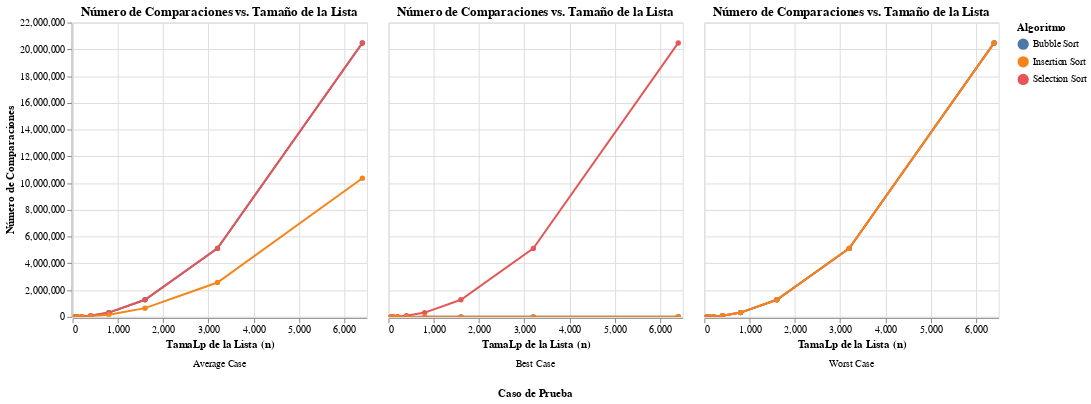

Notebook code for this chart:
### Markdown cell above
## 3. Gráfica: Comparaciones vs. Tamaño (n)

Comparamos cuántas comparaciones (`if a < b`) realizó cada algoritmo. Este es un indicador clave de la complejidad teórica.

### Code cell
# Solo ejecutar si el DataFrame no está vacío
if not df.empty:
    chart_comparisons = alt.Chart(df).mark_line(point=True).encode(
        x=alt.X('Size (n)', title='TamaLp de la Lista (n)'),
        y=alt.Y('Comparisons', title='Número de Comparaciones'),
        color=alt.Color('Algorithm', title='Algoritmo'),
        tooltip=['Algorithm', 'Case', 'Size (n)', 'Time (ms)', 'Comparisons', 'Movements']
    ).properties(
        title='Número de Comparaciones vs. Tamaño de la Lista'
    ).facet(
        column=alt.Column('Case', title='Caso de Prueba', header=alt.Header(titleOrient="bottom", labelOrient="bottom"))
    ).interactive()

    display(chart_comparisons)
else:
    print("No se pueden generar gráficos porque no se cargaron datos.")

### Figure 1 — Vega-Lite specification as saved in the notebook (floating-point values rounded to 4 significant figures)
{"config": {"view": {"continuousWidth": 300, "continuousHeight": 300}}, "data": {"name": "data-240fde45c889bafb4472f95763ef335a"}, "facet": {"column": {"field": "Case", "header": {"labelOrient": "bottom", "titleOrient": "bottom"}, "title": "Caso de Prueba", "type": "nominal"}}, "spec": {"mark": {"type": "line", "point": true}, "encoding": {"color": {"field": "Algorithm", "title": "Algoritmo", "type": "nominal"}, "tooltip": [{"field": "Algorithm", "type": "nominal"}, {"field": "Case", "type": "nominal"}, {"field": "Size (n)", "type": "quantitative"}, {"field": "Time (ms)", "type": "quantitative"}, {"field": "Comparisons", "type": "quantitative"}, {"field": "Movements", "type": "quantitative"}], "x": {"field": "Size (n)", "title": "TamaLp de la Lista (n)", "type": "quantitative"}, "y": {"field": "Comparisons", "title": "Número de Comparaciones", "type": "quantitative"}}, "name": "view_5", "title": "Número de Comparaciones vs. Tamaño de la Lista"}, "params": [{"name": "param_5", "select": {"type": "interval", "encodings": ["x", "y"]}, "bind": "scales", "views": ["view_5"]}], "$schema": "https://vega.github.io/schema/vega-lite/v5.8.0.json", "datasets": {"data-240fde45c889bafb4472f95763ef335a": [{"Algorithm": "Bubble Sort", "Case": "Average Case", "Size (n)": 50, "Comparisons": 1089, "Movements": 623, "Time (ms)": 0.0}, {"Algorithm": "Selection Sort", "Case": "Average Case", "Size (n)": 50, "Comparisons": 1225, "Movements": 47, "Time (ms)": 0.0}, {"Algorithm": "Insertion Sort", "Case": "Average Case", "Size (n)": 50, "Comparisons": 669, "Movements": 623, "Time (ms)": 0.0}, {"Algorithm": "Bubble Sort", "Case": "Average Case", "Size (n)": 100, "Comparisons": 4914, "Movements": 2587, "Time (ms)": 12.43}, {"Algorithm": "Selection Sort", "Case": "Average Case", "Size (n)": 100, "Comparisons": 4950, "Movements": 95, "Time (ms)": 1.008}, {"Algorithm": "Insertion Sort", "Case": "Average Case", "Size (n)": 100, "Comparisons": 2682, "Movements": 2587, "Time (ms)": 1.781}, {"Algorithm": "Bubble Sort", "Case": "Average Case", "Size (n)": 200, "Comparisons": 19795, "Movements": 9999, "Time (ms)": 6.993}, {"Algorithm": "Selection Sort", "Case": "Average Case", "Size (n)": 200, "Comparisons": 19900, "Movements": 193, "Time (ms)": 6.011}, {"Algorithm": "Insertion Sort", "Case": "Average Case", "Size (n)": 200, "Comparisons": 10195, "Movements": 9999, "Time (ms)": 4.999}, {"Algorithm": "Bubble Sort", "Case": "Average Case", "Size (n)": 400, "Comparisons": 79664, "Movements": 41770, "Time (ms)": 31.5}, {"Algorithm": "Selection Sort", "Case": "Average Case", "Size (n)": 400, "Comparisons": 79800, "Movements": 392, "Time (ms)": 3.037}, {"Algorithm": "Insertion Sort", "Case": "Average Case", "Size (n)": 400, "Comparisons": 42163, "Movements": 41770, "Time (ms)": 26.26}, {"Algorithm": "Bubble Sort", "Case": "Average Case", "Size (n)": 800, "Comparisons": 319005, "Movements": 160163, "Time (ms)": 99.97}, {"Algorithm": "Selection Sort", "Case": "Average Case", "Size (n)": 800, "Comparisons": 319600, "Movements": 791, "Time (ms)": 83.16}, {"Algorithm": "Insertion Sort", "Case": "Average Case", "Size (n)": 800, "Comparisons": 160959, "Movements": 160163, "Time (ms)": 34.02}, {"Algorithm": "Bubble Sort", "Case": "Average Case", "Size (n)": 1600, "Comparisons": 1277430, "Movements": 648146, "Time (ms)": 415.9}, {"Algorithm": "Selection Sort", "Case": "Average Case", "Size (n)": 1600, "Comparisons": 1279200, "Movements": 1594, "Time (ms)": 239.5}, {"Algorithm": "Insertion Sort", "Case": "Average Case", "Size (n)": 1600, "Comparisons": 649743, "Movements": 648146, "Time (ms)": 171.3}, {"Algorithm": "Bubble Sort", "Case": "Average Case", "Size (n)": 3200, "Comparisons": 5117175, "Movements": 2564760, "Time (ms)": 2095.0}, {"Algorithm": "Selection Sort", "Case": "Average Case", "Size (n)": 3200, "Comparisons": 5118400, "Movements": 3190, "Time (ms)": 912.7}, {"Algorithm": "Insertion Sort", "Case": "Average Case", "Size (n)": 3200, "Comparisons": 2567953, "Movements": 2564760, "Time (ms)": 664.0}, {"Algorithm": "Bubble Sort", "Case": "Average Case", "Size (n)": 6400, "Comparisons": 20475260, "Movements": 10359473, "Time (ms)": 7219.0}, {"Algorithm": "Selection Sort", "Case": "Average Case", "Size (n)": 6400, "Comparisons": 20476800, "Movements": 6393, "Time (ms)": 3218.0}, {"Algorithm": "Insertion Sort", "Case": "Average Case", "Size (n)": 6400, "Comparisons": 10365861, "Movements": 10359473, "Time (ms)": 3296.0}, {"Algorithm": "Bubble Sort", "Case": "Best Case", "Size (n)": 50, "Comparisons": 49, "Movements": 0, "Time (ms)": 0.0}, {"Algorithm": "Selection Sort", "Case": "Best Case", "Size (n)": 50, "Comparisons": 1225, "Movements": 0, "Time (ms)": 0.0}, {"Algorithm": "Insertion Sort", "Case": "Best Case", "Size (n)": 50, "Comparisons": 49, "Movements": 0, "Time (ms)": 0.0}, {"Algorithm": "Bubble Sort", "Case": "Best Case", "Size (n)": 100, "Comparisons": 99, "Movements": 0, "Time (ms)": 0.0}, {"Algorithm": "Selection Sort", "Case": "Best Case", "Size (n)": 100, "Comparisons": 4950, "Movements": 0, "Time (ms)": 0.0}, {"Algorithm": "Insertion Sort", "Case": "Best Case", "Size (n)": 100, "Comparisons": 99, "Movements": 0, "Time (ms)": 0.0}, {"Algorithm": "Bubble Sort", "Case": "Best Case", "Size (n)": 200, "Comparisons": 199, "Movements": 0, "Time (ms)": 0.0}, {"Algorithm": "Selection Sort", "Case": "Best Case", "Size (n)": 200, "Comparisons": 19900, "Movements": 0, "Time (ms)": 0.0}, {"Algorithm": "Insertion Sort", "Case": "Best Case", "Size (n)": 200, "Comparisons": 199, "Movements": 0, "Time (ms)": 0.0}, {"Algorithm": "Bubble Sort", "Case": "Best Case", "Size (n)": 400, "Comparisons": 399, "Movements": 0, "Time (ms)": 0.0}, {"Algorithm": "Selection Sort", "Case": "Best Case", "Size (n)": 400, "Comparisons": 79800, "Movements": 0, "Time (ms)": 21.57}, {"Algorithm": "Insertion Sort", "Case": "Best Case", "Size (n)": 400, "Comparisons": 399, "Movements": 0, "Time (ms)": 0.0}, {"Algorithm": "Bubble Sort", "Case": "Best Case", "Size (n)": 800, "Comparisons": 799, "Movements": 0, "Time (ms)": 0.0}, {"Algorithm": "Selection Sort", "Case": "Best Case", "Size (n)": 800, "Comparisons": 319600, "Movements": 0, "Time (ms)": 54.42}, {"Algorithm": "Insertion Sort", "Case": "Best Case", "Size (n)": 800, "Comparisons": 799, "Movements": 0, "Time (ms)": 0.0}, {"Algorithm": "Bubble Sort", "Case": "Best Case", "Size (n)": 1600, "Comparisons": 1599, "Movements": 0, "Time (ms)": 0.0}, {"Algorithm": "Selection Sort", "Case": "Best Case", "Size (n)": 1600, "Comparisons": 1279200, "Movements": 0, "Time (ms)": 287.3}, {"Algorithm": "Insertion Sort", "Case": "Best Case", "Size (n)": 1600, "Comparisons": 1599, "Movements": 0, "Time (ms)": 0.0}, {"Algorithm": "Bubble Sort", "Case": "Best Case", "Size (n)": 3200, "Comparisons": 3199, "Movements": 0, "Time (ms)": 5.567}, {"Algorithm": "Selection Sort", "Case": "Best Case", "Size (n)": 3200, "Comparisons": 5118400, "Movements": 0, "Time (ms)": 816.2}, {"Algorithm": "Insertion Sort", "Case": "Best Case", "Size (n)": 3200, "Comparisons": 3199, "Movements": 0, "Time (ms)": 0.0}, {"Algorithm": "Bubble Sort", "Case": "Best Case", "Size (n)": 6400, "Comparisons": 6399, "Movements": 0, "Time (ms)": 0.0}, {"Algorithm": "Selection Sort", "Case": "Best Case", "Size (n)": 6400, "Comparisons": 20476800, "Movements": 0, "Time (ms)": 3283.0}, {"Algorithm": "Insertion Sort", "Case": "Best Case", "Size (n)": 6400, "Comparisons": 6399, "Movements": 0, "Time (ms)": 0.0}, {"Algorithm": "Bubble Sort", "Case": "Worst Case", "Size (n)": 50, "Comparisons": 1225, "Movements": 1225, "Time (ms)": 0.0}, {"Algorithm": "Selection Sort", "Case": "Worst Case", "Size (n)": 50, "Comparisons": 1225, "Movements": 25, "Time (ms)": 0.0}, {"Algorithm": "Insertion Sort", "Case": "Worst Case", "Size (n)": 50, "Comparisons": 1225, "Movements": 1225, "Time (ms)": 0.7255}, {"Algorithm": "Bubble Sort", "Case": "Worst Case", "Size (n)": 100, "Comparisons": 4950, "Movements": 4950, "Time (ms)": 2.002}, {"Algorithm": "Selection Sort", "Case": "Worst Case", "Size (n)": 100, "Comparisons": 4950, "Movements": 50, "Time (ms)": 1.999}, {"Algorithm": "Insertion Sort", "Case": "Worst Case", "Size (n)": 100, "Comparisons": 4950, "Movements": 4950, "Time (ms)": 3.674}, {"Algorithm": "Bubble Sort", "Case": "Worst Case", "Size (n)": 200, "Comparisons": 19900, "Movements": 19900, "Time (ms)": 12.67}, {"Algorithm": "Selection Sort", "Case": "Worst Case", "Size (n)": 200, "Comparisons": 19900, "Movements": 100, "Time (ms)": 10.71}, {"Algorithm": "Insertion Sort", "Case": "Worst Case", "Size (n)": 200, "Comparisons": 19900, "Movements": 19900, "Time (ms)": 13.89}, {"Algorithm": "Bubble Sort", "Case": "Worst Case", "Size (n)": 400, "Comparisons": 79800, "Movements": 79800, "Time (ms)": 46.51}, {"Algorithm": "Selection Sort", "Case": "Worst Case", "Size (n)": 400, "Comparisons": 79800, "Movements": 200, "Time (ms)": 31.15}, {"Algorithm": "Insertion Sort", "Case": "Worst Case", "Size (n)": 400, "Comparisons": 79800, "Movements": 79800, "Time (ms)": 46.04}, {"Algorithm": "Bubble Sort", "Case": "Worst Case", "Size (n)": 800, "Comparisons": 319600, "Movements": 319600, "Time (ms)": 193.3}, {"Algorithm": "Selection Sort", "Case": "Worst Case", "Size (n)": 800, "Comparisons": 319600, "Movements": 400, "Time (ms)": 63.61}, {"Algorithm": "Insertion Sort", "Case": "Worst Case", "Size (n)": 800, "Comparisons": 319600, "Movements": 319600, "Time (ms)": 94.1}, {"Algorithm": "Bubble Sort", "Case": "Worst Case", "Size (n)": 1600, "Comparisons": 1279200, "Movements": 1279200, "Time (ms)": 682.7}, {"Algorithm": "Selection Sort", "Case": "Worst Case", "Size (n)": 1600, "Comparisons": 1279200, "Movements": 800, "Time (ms)": 188.8}, {"Algorithm": "Insertion Sort", "Case": "Worst Case", "Size (n)": 1600, "Comparisons": 1279200, "Movements": 1279200, "Time (ms)": 548.8}, {"Algorithm": "Bubble Sort", "Case": "Worst Case", "Size (n)": 3200, "Comparisons": 5118400, "Movements": 5118400, "Time (ms)": 2561.0}, {"Algorithm": "Selection Sort", "Case": "Worst Case", "Size (n)": 3200, "Comparisons": 5118400, "Movements": 1600, "Time (ms)": 984.7}, {"Algorithm": "Insertion Sort", "Case": "Worst Case", "Size (n)": 3200, "Comparisons": 5118400, "Movements": 5118400, "Time (ms)": 1799.0}, {"Algorithm": "Bubble Sort", "Case": "Worst Case", "Size (n)": 6400, "Comparisons": 20476800, "Movements": 20476800, "Time (ms)": 9319.0}, {"Algorithm": "Selection Sort", "Case": "Worst Case", "Size (n)": 6400, "Comparisons": 20476800, "Movements": 3200, "Time (ms)": 3395.0}, {"Algorithm": "Insertion Sort", "Case": "Worst Case", "Size (n)": 6400, "Comparisons": 20476800, "Movements": 20476800, "Time (ms)": 5880.0}]}}
